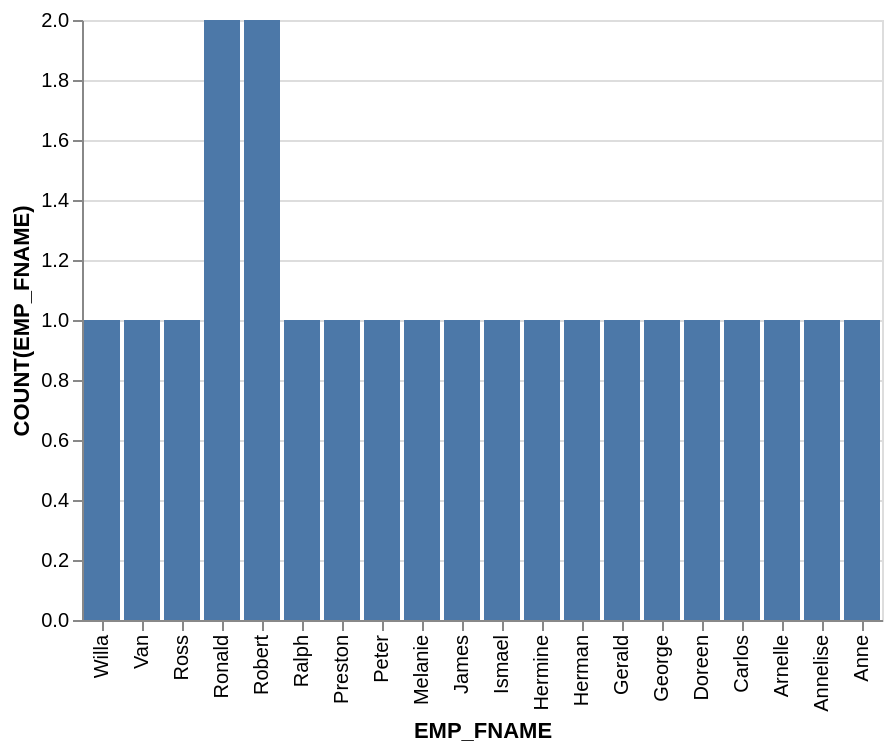

Source (Vega-Lite JSON):
### Vega-Lite specification from a JSON file in a GitHub repository (floating-point values rounded to 4 significant figures)
{"data": {"values": [{"x_data": "Anne", "y_data": 1}, {"x_data": "Annelise", "y_data": 1}, {"x_data": "Arnelle", "y_data": 1}, {"x_data": "Carlos", "y_data": 1}, {"x_data": "Doreen", "y_data": 1}, {"x_data": "George", "y_data": 1}, {"x_data": "Gerald", "y_data": 1}, {"x_data": "Herman", "y_data": 1}, {"x_data": "Hermine", "y_data": 1}, {"x_data": "Ismael", "y_data": 1}, {"x_data": "James", "y_data": 1}, {"x_data": "Melanie", "y_data": 1}, {"x_data": "Peter", "y_data": 1}, {"x_data": "Preston", "y_data": 1}, {"x_data": "Ralph", "y_data": 1}, {"x_data": "Robert", "y_data": 2}, {"x_data": "Ronald", "y_data": 2}, {"x_data": "Ross", "y_data": 1}, {"x_data": "Van", "y_data": 1}, {"x_data": "Willa", "y_data": 1}]}, "mark": "bar", "encoding": {"x": {"field": "x_data", "type": "nominal", "title": "EMP_FNAME", "sort": "descending"}, "y": {"field": "y_data", "type": "quantitative", "title": "COUNT(EMP_FNAME)"}}}
